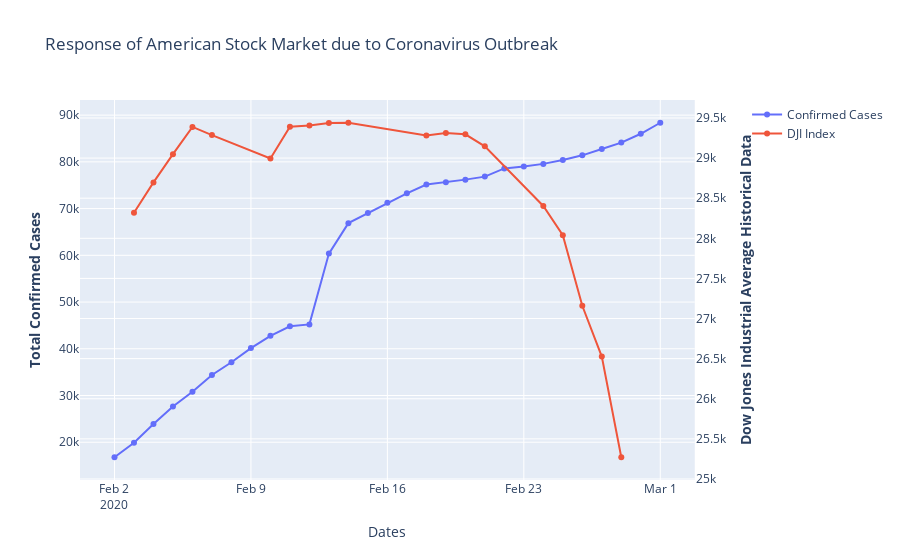

The code cell stored with this chart in its notebook:
### Markdown cell above
# Response of American Stock Market due to Coronavirus Outbrea

### Code cell
# Create figure with secondary y-axis
fig = make_subplots(specs=[[{"secondary_y": True}]])

# Add traces
fig.add_trace(
    go.Scatter(x=us_corona_data['Date'], y=us_corona_data['Confirmed'], name='Confirmed Cases',mode='lines+markers'),
    secondary_y=False,
)

fig.add_trace(
    go.Scatter(x=djia_data['Date'], y=djia_data['Open'], name="DJI Index",mode='lines+markers'),
    secondary_y=True,
)

# Add figure title
fig.update_layout(
    title_text="Response of American Stock Market due to Coronavirus Outbreak"
)

# Set x-axis title
fig.update_xaxes(title_text="Dates")

# Set y-axes titles
fig.update_yaxes(title_text="<b>Total Confirmed Cases</b> ", secondary_y=False)
fig.update_yaxes(title_text="<b>Dow Jones Industrial Average Historical Data</b> ", secondary_y=True)

fig.show()

### Figure 1 — Plotly figure (JSON) as saved in the notebook; plotly's stock layout.template omitted (floating-point values rounded to 4 significant figures)
{"data": [{"mode": "lines+markers", "name": "Confirmed Cases", "type": "scatter", "x": ["2020-02-02T00:00:00", "2020-02-03T00:00:00", "2020-02-04T00:00:00", "2020-02-05T00:00:00", "2020-02-06T00:00:00", "2020-02-07T00:00:00", "2020-02-08T00:00:00", "2020-02-09T00:00:00", "2020-02-10T00:00:00", "2020-02-11T00:00:00", "2020-02-12T00:00:00", "2020-02-13T00:00:00", "2020-02-14T00:00:00", "2020-02-15T00:00:00", "2020-02-16T00:00:00", "2020-02-17T00:00:00", "2020-02-18T00:00:00", "2020-02-19T00:00:00", "2020-02-20T00:00:00", "2020-02-21T00:00:00", "2020-02-22T00:00:00", "2020-02-23T00:00:00", "2020-02-24T00:00:00", "2020-02-25T00:00:00", "2020-02-26T00:00:00", "2020-02-27T00:00:00", "2020-02-28T00:00:00", "2020-02-29T00:00:00", "2020-03-01T00:00:00"], "xaxis": "x", "y": [16787, 19881, 23892, 27636, 30818, 34392, 37121, 40151, 42763, 44803, 45222, 60370, 66887, 69032, 71226, 73260, 75138, 75641, 76199, 76843, 78599, 78985, 79570, 80415, 81397, 82756, 84122, 86013, 88371], "yaxis": "y"}, {"mode": "lines+markers", "name": "DJI Index", "type": "scatter", "x": ["2020-02-03T00:00:00", "2020-02-04T00:00:00", "2020-02-05T00:00:00", "2020-02-06T00:00:00", "2020-02-07T00:00:00", "2020-02-10T00:00:00", "2020-02-11T00:00:00", "2020-02-12T00:00:00", "2020-02-13T00:00:00", "2020-02-14T00:00:00", "2020-02-18T00:00:00", "2020-02-19T00:00:00", "2020-02-20T00:00:00", "2020-02-21T00:00:00", "2020-02-24T00:00:00", "2020-02-25T00:00:00", "2020-02-26T00:00:00", "2020-02-27T00:00:00", "2020-02-28T00:00:00"], "xaxis": "x", "y": ["28,319.65", "28,696.74", "29,048.73", "29,388.58", "29,286.92", "28,995.66", "29,390.71", "29,406.75", "29,436.03", "29,440.47", "29,282.78", "29,312.70", "29,296.25", "29,146.53", "28,402.93", "28,037.65", "27,159.46", "26,526.00", "25,270.83"], "yaxis": "y2"}], "layout": {"title": {"text": "Response of American Stock Market due to Coronavirus Outbreak"}, "xaxis": {"anchor": "y", "domain": [0, 0.94], "title": {"text": "Dates"}}, "yaxis": {"anchor": "x", "domain": [0, 1], "title": {"text": "<b>Total Confirmed Cases</b> "}}, "yaxis2": {"anchor": "x", "overlaying": "y", "side": "right", "title": {"text": "<b>Dow Jones Industrial Average Historical Data</b> "}}}}
